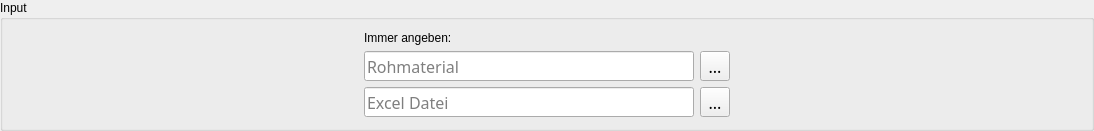
            <widget class="QGroupBox" name="groupBox">
             <property name="sizeIncrement">
              <size>
               <width>0</width>
               <height>0</height>
              </size>
             </property>
             <property name="title">
              <string>Input</string>
             </property>
             <layout class="QGridLayout" name="gridLayout_8">
              <item row="1" column="1">
               <widget class="QLineEdit" name="drop_util_rawpath">
                <property name="minimumSize">
                 <size>
                  <width>330</width>
                  <height>30</height>
                 </size>
                </property>
                <property name="maximumSize">
                 <size>
                  <width>330</width>
                  <height>30</height>
                 </size>
                </property>
                <property name="baseSize">
                 <size>
                  <width>30</width>
                  <height>0</height>
                 </size>
                </property>
                <property name="font">
                 <font>
                  <family>Gill Sans Nova</family>
                  <pointsize>12</pointsize>
                  <weight>50</weight>
                  <italic>false</italic>
                  <bold>false</bold>
                 </font>
                </property>
                <property name="toolTip">
                 <string>Dateipfad den Rohmaterial-Ordners</string>
                </property>
                <property name="styleSheet">
                 <string notr="true"/>
                </property>
                <property name="inputMask">
                 <string/>
                </property>
                <property name="text">
                 <string/>
                </property>
                <property name="frame">
                 <bool>true</bool>
                </property>
                <property name="echoMode">
                 <enum>QLineEdit::Normal</enum>
                </property>
                <property name="alignment">
                 <set>Qt::AlignLeading|Qt::AlignLeft|Qt::AlignVCenter</set>
                </property>
                <property name="placeholderText">
                 <string>Rohmaterial</string>
                </property>
                <property name="clearButtonEnabled">
                 <bool>true</bool>
                </property>
               </widget>
              </item>
              <item row="1" column="3">
               <spacer name="horizontalSpacer_12">
                <property name="orientation">
                 <enum>Qt::Horizontal</enum>
                </property>
                <property name="sizeHint" stdset="0">
                 <size>
                  <width>350</width>
                  <height>20</height>
                 </size>
                </property>
               </spacer>
              </item>
              <item row="1" column="2">
               <widget class="QToolButton" name="tb_util_rawpath">
                <property name="minimumSize">
                 <size>
                  <width>30</width>
                  <height>30</height>
                 </size>
                </property>
                <property name="font">
                 <font>
                  <family>Gill Sans Nova</family>
                  <pointsize>12</pointsize>
                  <weight>50</weight>
                  <italic>false</italic>
                  <bold>false</bold>
                 </font>
                </property>
                <property name="toolTip">
                 <string>Ordnerauswahl</string>
                </property>
                <property name="styleSheet">
                 <string notr="true"/>
                </property>
                <property name="text">
                 <string>...</string>
                </property>
                <property name="icon">
                 <iconset>
                  <normaloff>../../../Zlf_sort/program/graphics/folder.png</normaloff>../../../Zlf_sort/program/graphics/folder.png</iconset>
                </property>
                <property name="iconSize">
                 <size>
                  <width>20</width>
                  <height>20</height>
                 </size>
                </property>
               </widget>
              </item>
              <item row="2" column="1">
               <widget class="QLineEdit" name="drop_util_excelfile">
                <property name="minimumSize">
                 <size>
                  <width>330</width>
                  <height>30</height>
                 </size>
                </property>
                <property name="maximumSize">
                 <size>
                  <width>330</width>
                  <height>30</height>
                 </size>
                </property>
                <property name="font">
                 <font>
                  <family>Gill Sans Nova</family>
                  <pointsize>12</pointsize>
                  <weight>50</weight>
                  <italic>false</italic>
                  <bold>false</bold>
                 </font>
                </property>
                <property name="toolTip">
                 <string>Dateipfad zur Excel-Liste</string>
                </property>
                <property name="styleSheet">
                 <string notr="true"/>
                </property>
                <property name="inputMask">
                 <string/>
                </property>
                <property name="text">
                 <string/>
                </property>
                <property name="frame">
                 <bool>true</bool>
                </property>
                <property name="echoMode">
                 <enum>QLineEdit::Normal</enum>
                </property>
                <property name="alignment">
                 <set>Qt::AlignLeading|Qt::AlignLeft|Qt::AlignVCenter</set>
                </property>
                <property name="placeholderText">
                 <string>Excel Datei</string>
                </property>
                <property name="clearButtonEnabled">
                 <bool>true</bool>
                </property>
               </widget>
              </item>
              <item row="2" column="2">
               <widget class="QToolButton" name="tb_util_excelfile">
                <property name="minimumSize">
                 <size>
                  <width>30</width>
                  <height>30</height>
                 </size>
                </property>
                <property name="font">
                 <font>
                  <family>Gill Sans Nova</family>
                  <pointsize>12</pointsize>
                  <weight>50</weight>
                  <italic>false</italic>
                  <bold>false</bold>
                 </font>
                </property>
                <property name="toolTip">
                 <string>Dateiauswahl</string>
                </property>
                <property name="styleSheet">
                 <string notr="true"/>
                </property>
                <property name="text">
                 <string>...</string>
                </property>
                <property name="icon">
                 <iconset>
                  <normaloff>../../../Zlf_sort/program/graphics/folder.png</normaloff>../../../Zlf_sort/program/graphics/folder.png</iconset>
                </property>
                <property name="iconSize">
                 <size>
                  <width>20</width>
                  <height>20</height>
                 </size>
                </property>
               </widget>
              </item>
              <item row="1" column="0">
               <spacer name="horizontalSpacer_13">
                <property name="orientation">
                 <enum>Qt::Horizontal</enum>
                </property>
                <property name="sizeHint" stdset="0">
                 <size>
                  <width>350</width>
                  <height>20</height>
                 </size>
                </property>
               </spacer>
              </item>
              <item row="0" column="1">
               <widget class="QLabel" name="label_6">
                <property name="text">
                 <string>Immer angeben:</string>
                </property>
               </widget>
              </item>
             </layout>
            </widget>
